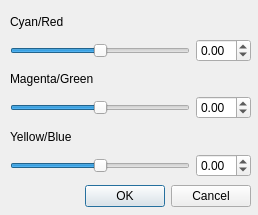
<?xml version="1.0" encoding="UTF-8"?>
<ui version="4.0">
 <class>Dialog</class>
 <widget class="QDialog" name="Dialog">
  <property name="geometry">
   <rect>
    <x>0</x>
    <y>0</y>
    <width>258</width>
    <height>215</height>
   </rect>
  </property>
  <property name="windowTitle">
   <string>Color Balance</string>
  </property>
  <widget class="QDialogButtonBox" name="buttonBox">
   <property name="geometry">
    <rect>
     <x>30</x>
     <y>180</y>
     <width>221</width>
     <height>32</height>
    </rect>
   </property>
   <property name="orientation">
    <enum>Qt::Horizontal</enum>
   </property>
   <property name="standardButtons">
    <set>QDialogButtonBox::Cancel|QDialogButtonBox::Ok</set>
   </property>
  </widget>
  <widget class="QWidget" name="verticalLayoutWidget">
   <property name="geometry">
    <rect>
     <x>10</x>
     <y>10</y>
     <width>241</width>
     <height>167</height>
    </rect>
   </property>
   <layout class="QGridLayout" name="gridLayout_9">
    <item row="0" column="0">
     <layout class="QGridLayout" name="gridLayout_8">
      <item row="1" column="0">
       <widget class="QSlider" name="cyan_slider">
        <property name="minimum">
         <number>-1000</number>
        </property>
        <property name="maximum">
         <number>1000</number>
        </property>
        <property name="orientation">
         <enum>Qt::Horizontal</enum>
        </property>
       </widget>
      </item>
      <item row="1" column="1">
       <widget class="QDoubleSpinBox" name="cyan_spinbox">
        <property name="minimum">
         <double>-1.000000000000000</double>
        </property>
        <property name="maximum">
         <double>1.000000000000000</double>
        </property>
       </widget>
      </item>
      <item row="0" column="0">
       <widget class="QLabel" name="label_8">
        <property name="text">
         <string>Cyan/Red</string>
        </property>
       </widget>
      </item>
     </layout>
    </item>
    <item row="1" column="0">
     <layout class="QGridLayout" name="gridLayout_7">
      <item row="1" column="0">
       <widget class="QSlider" name="magenta_slider">
        <property name="minimum">
         <number>-1000</number>
        </property>
        <property name="maximum">
         <number>1000</number>
        </property>
        <property name="orientation">
         <enum>Qt::Horizontal</enum>
        </property>
       </widget>
      </item>
      <item row="1" column="1">
       <widget class="QDoubleSpinBox" name="magenta_spinbox">
        <property name="minimum">
         <double>-1.000000000000000</double>
        </property>
        <property name="maximum">
         <double>1.000000000000000</double>
        </property>
       </widget>
      </item>
      <item row="0" column="0">
       <widget class="QLabel" name="label_7">
        <property name="text">
         <string>Magenta/Green</string>
        </property>
       </widget>
      </item>
     </layout>
    </item>
    <item row="2" column="0">
     <layout class="QGridLayout" name="gridLayout_6">
      <item row="1" column="0">
       <widget class="QSlider" name="yellow_slider">
        <property name="minimum">
         <number>-1000</number>
        </property>
        <property name="maximum">
         <number>1000</number>
        </property>
        <property name="orientation">
         <enum>Qt::Horizontal</enum>
        </property>
       </widget>
      </item>
      <item row="1" column="1">
       <widget class="QDoubleSpinBox" name="yellow_spinbox">
        <property name="minimum">
         <double>-1.000000000000000</double>
        </property>
        <property name="maximum">
         <double>1.000000000000000</double>
        </property>
       </widget>
      </item>
      <item row="0" column="0">
       <widget class="QLabel" name="label_6">
        <property name="text">
         <string>Yellow/Blue</string>
        </property>
       </widget>
      </item>
     </layout>
    </item>
   </layout>
  </widget>
 </widget>
 <resources/>
 <connections>
  <connection>
   <sender>buttonBox</sender>
   <signal>accepted()</signal>
   <receiver>Dialog</receiver>
   <slot>accept()</slot>
   <hints>
    <hint type="sourcelabel">
     <x>248</x>
     <y>254</y>
    </hint>
    <hint type="destinationlabel">
     <x>157</x>
     <y>274</y>
    </hint>
   </hints>
  </connection>
  <connection>
   <sender>buttonBox</sender>
   <signal>rejected()</signal>
   <receiver>Dialog</receiver>
   <slot>reject()</slot>
   <hints>
    <hint type="sourcelabel">
     <x>316</x>
     <y>260</y>
    </hint>
    <hint type="destinationlabel">
     <x>286</x>
     <y>274</y>
    </hint>
   </hints>
  </connection>
 </connections>
</ui>
